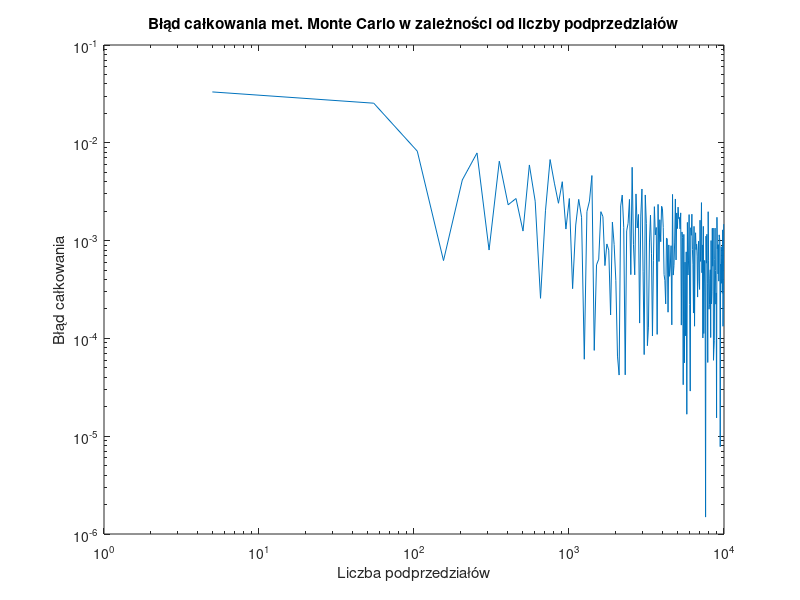

MATLAB code for this plot:
function [integration_error, Nt, ft_5, xr, yr, yrmax] = zadanie4()
    % Numeryczne całkowanie metodą Monte Carlo.
    %
    %   integration_error - wektor wierszowy. Każdy element integration_error(1,i)
    %       zawiera błąd całkowania obliczony dla liczby losowań równej Nt(1,i).
    %       Zakładając, że obliczona wartość całki dla Nt(1,i) próbek wynosi
    %       integration_result, błąd jest definiowany jako:
    %       integration_error(1,i) = abs(integration_result - reference_value),
    %       gdzie reference_value to wartość referencyjna całki.
    %
    %   Nt - wektor wierszowy zawierający liczby losowań, dla których obliczano
    %       wektor błędów całkowania integration_error.
    %
    %   ft_5 - gęstość funkcji prawdopodobieństwa dla n=5
    %
    %   [xr, yr] - tablice komórkowe zawierające informacje o wylosowanych punktach.
    %       Tablice te mają rozmiar [1, length(Nt)]. W komórkach xr{1,i} oraz yr{1,i}
    %       zawarte są współrzędne x oraz y wszystkich punktów zastosowanych
    %       do obliczenia całki przy losowaniu Nt(1,i) punktów.
    %
    %   yrmax - maksymalna dopuszczalna wartość współrzędnej y losowanych punktów

    reference_value = 0.0473612919396179; % wartość referencyjna całki

    Nt = 5:50:10^4;
	integration_error = [];
	xr = cell(1, length(Nt));
	yr = cell(1, length(Nt));
	for i = 1:length(Nt)
		[integration_result, xr{i}, yr{i}, yrmax] = integral_mcarlo(@f, Nt(i));
		integration_error(i) = abs(integration_result - reference_value);
	end

    ft_5 = f(5);
    %integral_1000 = integral(@f, 1000);

	figure;
	loglog(Nt, integration_error);
	xlabel('Liczba podprzedziałów');
	ylabel('Błąd całkowania');
	title('Błąd całkowania met. Monte Carlo w zależności od liczby podprzedziałów');
	saveas(gcf, 'zadanie4.png');


end

function d = f(t)
	sigma = 3;
	u = 10;
	d = 1/(sigma*sqrt(2*pi)) * exp(-((t-u).^2)/(2*sigma^2));
end

function [res, xr, yr, yrmax] = integral_mcarlo(f,N)
	a = 0;
	b = 5;
	yrmax = 1.2137*f(5);
	xr = zeros(1,N);
	yr = zeros(1,N);
	res = 0;
	for i = 1:N
		xr(i) = a + (b-a)*rand(1);
		yr(i) = yrmax*rand(1);
		if yr(i) <= f(xr(i))
			res = res + 1;
		end
	end
	res = res/N * (b-a) * yrmax;
end